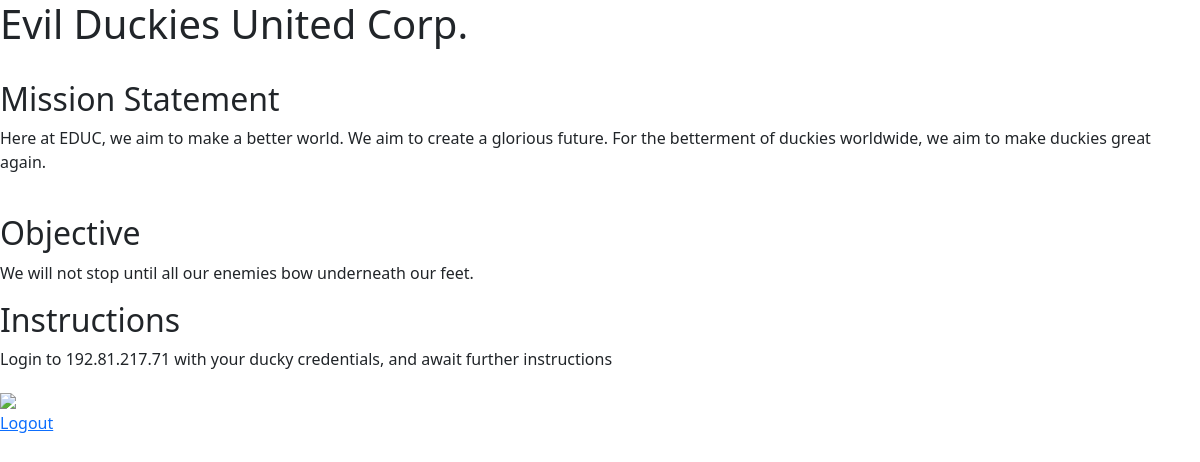
The app's page / (signed in), older data.
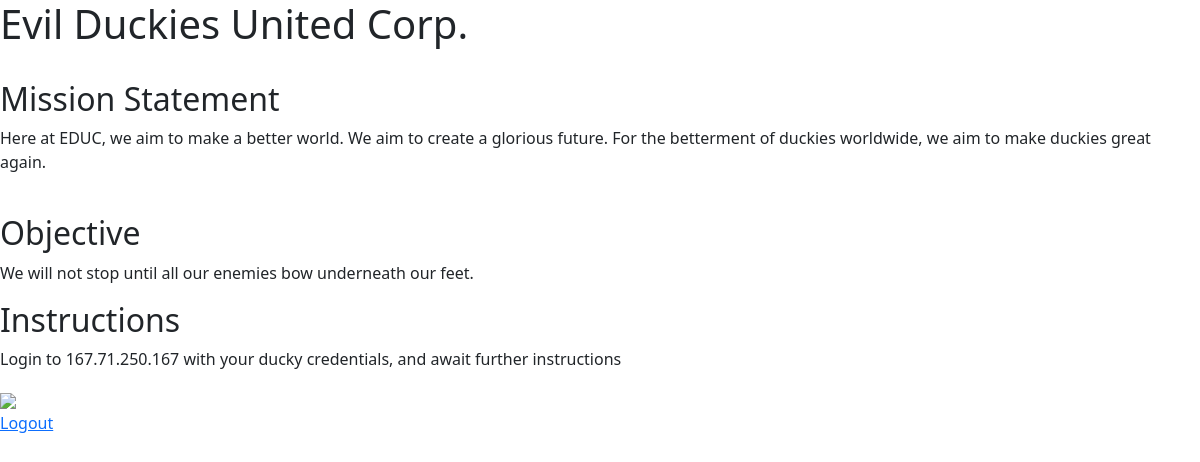
The same page, newer data.
### tables this page shows
CREATE TABLE operation_pigeon(
             organization_name TEXT PRIMARY KEY,
             mission_statement TEXT,
             objective TEXT,
             visit TEXT
);

### __init__.py (the view)
@app.route("/", methods=['GET', 'POST'])
def welcome():
    if userSignedIn():
        if session['username'] == 'bobby2':
            if "query" in request.args.keys():
                response = request.args.get("query")
                response = getMatches("no_no", "word", response)
                shuffle(response)
                return render_template("challenge0.html", user=session['username'], response=response)
            return render_template("challenge0.html",user=session['username'])
        elif session['username'] == 'bobby0':
            return render_template("false.html",user=session['username'],gif="/static/large_duck.gif")
        elif session['username'] == 'bobby1':
            response = execute("""SELECT * FROM operation_pigeon""")
            organization = response[0][0]
            mission = response[0][1]
            objective = response[0][2]
            visit = response[0][3]
            return render_template('ducky_overlords.html',user=session['username'],gif="/static/duckyoverlords.gif",organization=organization,mission=mission,objective=objective,visit=visit)
        return "logged in users should see something different"
    return render_template("main_page.html")

### __init__.py (called while the page is built)
def userSignedIn():
    return 'username' in session.keys() and session['username']

### data/recipe_data.py (called while the page is built)
def execute(command):
    c = data.cursor()
    c.execute(command)
    return c.fetchall()

### templates/ducky_overlords.html (shortened to what this page needs)
<!DOCTYPE html>
<html>
<head>
    <link href="https://cdn.jsdelivr.net/npm/bootstrap@5.1.3/dist/css/bootstrap.min.css" rel="stylesheet"
>
</head>
<body>
    <h1>{{organization}}</h1>
    <br>
    <h2>Mission Statement</h2>
    <p>{{mission}}</p>
    <br>
    <h2>Objective</h2>
    <p>{{objective}}</p>
    <h2>Instructions</h2>
    <p>{{visit}}</p>
    <img src="{{gif}}">
    <p><a href="/logout">Logout</a></p>
</body>
</html>

Row changes from the older to the newer data that the page shows:
changed operation_pigeon "We will not stop until all our enemies bow underneath our feet.": visit "Login to 192.81.217.71 with your ducky credentials, and await further instructions" → "Login to 167.71.250.167 with your ducky credentials, and await further instructions"
